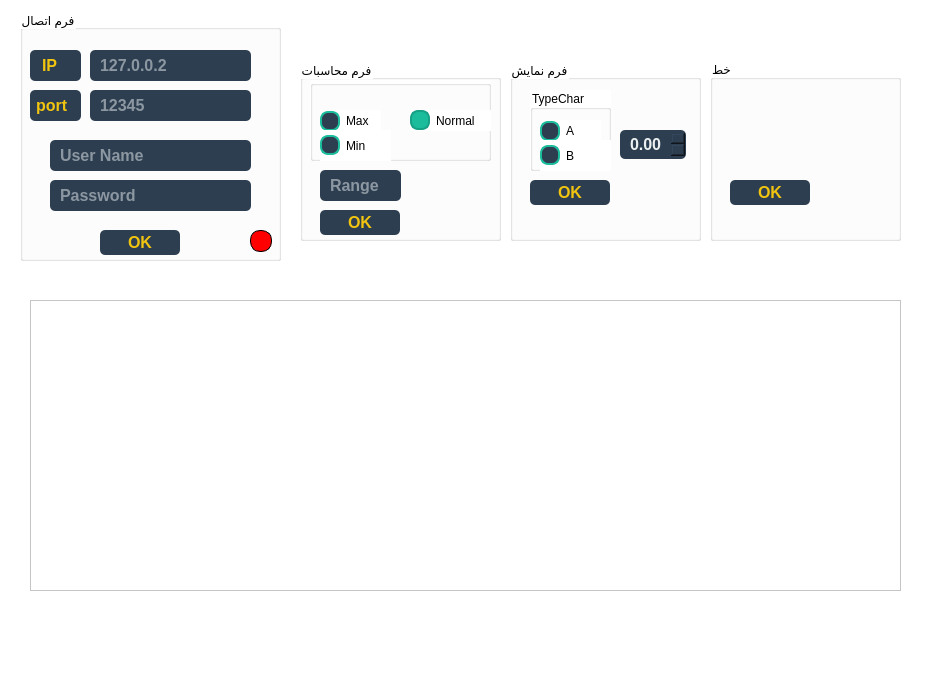
<?xml version="1.0" encoding="UTF-8"?>
<ui version="4.0">
 <class>MainWindow</class>
 <widget class="QMainWindow" name="MainWindow">
  <property name="geometry">
   <rect>
    <x>0</x>
    <y>0</y>
    <width>927</width>
    <height>677</height>
   </rect>
  </property>
  <property name="windowTitle">
   <string>MainWindow</string>
  </property>
  <property name="styleSheet">
   <string notr="true">background-color: rgb(255, 255, 255);</string>
  </property>
  <widget class="QWidget" name="centralwidget">
   <widget class="QGroupBox" name="Form1">
    <property name="geometry">
     <rect>
      <x>20</x>
      <y>10</y>
      <width>261</width>
      <height>251</height>
     </rect>
    </property>
    <property name="title">
     <string>فرم اتصال</string>
    </property>
    <widget class="QLineEdit" name="IP_inForm1">
     <property name="geometry">
      <rect>
       <x>70</x>
       <y>40</y>
       <width>161</width>
       <height>31</height>
      </rect>
     </property>
     <property name="styleSheet">
      <string notr="true">color: #ECF0F1;
font-size: 16px;
font-weight: bold;
background-color: #2C3E50;
padding: 4px 8px;
border-radius: 5px;
</string>
     </property>
     <property name="placeholderText">
      <string>127.0.0.2</string>
     </property>
    </widget>
    <widget class="QLabel" name="label">
     <property name="geometry">
      <rect>
       <x>10</x>
       <y>40</y>
       <width>51</width>
       <height>31</height>
      </rect>
     </property>
     <property name="styleSheet">
      <string notr="true">color: #F1C40F;
font-size: 16px;
font-weight: bold;
background-color: #2C3E50;
padding: 4px 8px;
border-radius: 5px;
</string>
     </property>
     <property name="text">
      <string>IP</string>
     </property>
    </widget>
    <widget class="QLineEdit" name="Port_inForm1">
     <property name="geometry">
      <rect>
       <x>70</x>
       <y>80</y>
       <width>161</width>
       <height>31</height>
      </rect>
     </property>
     <property name="styleSheet">
      <string notr="true">color: #ECF0F1;
font-size: 16px;
font-weight: bold;
background-color: #2C3E50;
padding: 4px 8px;
border-radius: 5px;
</string>
     </property>
     <property name="placeholderText">
      <string>12345</string>
     </property>
    </widget>
    <widget class="QLabel" name="label_2">
     <property name="geometry">
      <rect>
       <x>10</x>
       <y>80</y>
       <width>51</width>
       <height>31</height>
      </rect>
     </property>
     <property name="styleSheet">
      <string notr="true">color: #F1C40F;
font-size: 16px;
font-weight: bold;
background-color: #2C3E50;
padding: 2px 2px;
border-radius: 5px;
</string>
     </property>
     <property name="text">
      <string>port</string>
     </property>
    </widget>
    <widget class="QLineEdit" name="UserName_inform1">
     <property name="geometry">
      <rect>
       <x>30</x>
       <y>130</y>
       <width>201</width>
       <height>31</height>
      </rect>
     </property>
     <property name="styleSheet">
      <string notr="true">color: #ECF0F1;
font-size: 16px;
font-weight: bold;
background-color: #2C3E50;
padding: 4px 8px;
border-radius: 5px;
</string>
     </property>
     <property name="placeholderText">
      <string>User Name</string>
     </property>
    </widget>
    <widget class="QLineEdit" name="Passwor_inForm1">
     <property name="geometry">
      <rect>
       <x>30</x>
       <y>170</y>
       <width>201</width>
       <height>31</height>
      </rect>
     </property>
     <property name="styleSheet">
      <string notr="true">color: #ECF0F1;
font-size: 16px;
font-weight: bold;
background-color: #2C3E50;
padding: 4px 8px;
border-radius: 5px;
</string>
     </property>
     <property name="echoMode">
      <enum>QLineEdit::EchoMode::Password</enum>
     </property>
     <property name="placeholderText">
      <string>Password</string>
     </property>
    </widget>
    <widget class="QPushButton" name="BT_form1">
     <property name="geometry">
      <rect>
       <x>80</x>
       <y>220</y>
       <width>80</width>
       <height>25</height>
      </rect>
     </property>
     <property name="cursor">
      <cursorShape>ArrowCursor</cursorShape>
     </property>
     <property name="mouseTracking">
      <bool>true</bool>
     </property>
     <property name="focusPolicy">
      <enum>Qt::FocusPolicy::WheelFocus</enum>
     </property>
     <property name="styleSheet">
      <string notr="true">QPushButton {
color: #F1C40F;
font-size: 16px;
font-weight: bold;
background-color: #2C3E50;
padding: 4px 8px;
border-radius: 5px;
}

QPushButton:hover {
    background-color: #1ABC9C;
    color: black;
}

QPushButton:pressed {
    background-color: #16A085;
    border: 1px solid #16A085;
}
</string>
     </property>
     <property name="text">
      <string>OK</string>
     </property>
    </widget>
    <widget class="QLabel" name="statusIcon_form1">
     <property name="geometry">
      <rect>
       <x>230</x>
       <y>220</y>
       <width>22</width>
       <height>22</height>
      </rect>
     </property>
     <property name="styleSheet">
      <string notr="true">QLabel {
    background-color: red;
    border-radius: 10px;
    border: 1px solid black;
    min-width: 20px;
    min-height: 20px;
    max-width: 20px;
    max-height: 20px;
}
</string>
     </property>
     <property name="text">
      <string/>
     </property>
    </widget>
   </widget>
   <widget class="QGroupBox" name="Form_2">
    <property name="geometry">
     <rect>
      <x>300</x>
      <y>60</y>
      <width>201</width>
      <height>181</height>
     </rect>
    </property>
    <property name="title">
     <string>فرم محاسبات</string>
    </property>
    <property name="checkable">
     <bool>false</bool>
    </property>
    <widget class="QGroupBox" name="groupBox">
     <property name="geometry">
      <rect>
       <x>10</x>
       <y>20</y>
       <width>181</width>
       <height>81</height>
      </rect>
     </property>
     <property name="title">
      <string/>
     </property>
     <widget class="QRadioButton" name="RB_Max">
      <property name="geometry">
       <rect>
        <x>10</x>
        <y>30</y>
        <width>61</width>
        <height>22</height>
       </rect>
      </property>
      <property name="styleSheet">
       <string notr="true">QRadioButton {
    color: BLACK;
}
QRadioButton::indicator {
    width: 16px;
    height: 16px;
    border-radius: 8px;
    border: 2px solid #1ABC9C;    
    background-color: #2C3E50;
}

QRadioButton::indicator:checked {
    background-color: #1ABC9C; 
    border: 2px solid #16A085;
}

QRadioButton::indicator:unchecked:hover {
    border: 2px solid #F39C12;
}
</string>
      </property>
      <property name="text">
       <string>Max</string>
      </property>
     </widget>
     <widget class="QRadioButton" name="RB_min">
      <property name="geometry">
       <rect>
        <x>10</x>
        <y>50</y>
        <width>71</width>
        <height>31</height>
       </rect>
      </property>
      <property name="styleSheet">
       <string notr="true">QRadioButton {
    color: BLACK;
}
QRadioButton::indicator {
    width: 16px;
    height: 16px;
    border-radius: 8px;
    border: 2px solid #1ABC9C;    
    background-color: #2C3E50;
}

QRadioButton::indicator:checked {
    background-color: #1ABC9C; 
    border: 2px solid #16A085;
}

QRadioButton::indicator:unchecked:hover {
    border: 2px solid #F39C12;
}
</string>
      </property>
      <property name="text">
       <string>Min</string>
      </property>
     </widget>
     <widget class="QRadioButton" name="RB_normal">
      <property name="geometry">
       <rect>
        <x>100</x>
        <y>30</y>
        <width>81</width>
        <height>21</height>
       </rect>
      </property>
      <property name="styleSheet">
       <string notr="true">QRadioButton {
    color: BLACK;
}
QRadioButton::indicator {
    width: 16px;
    height: 16px;
    border-radius: 8px;
    border: 2px solid #1ABC9C;    
    background-color: #2C3E50;
}

QRadioButton::indicator:checked {
    background-color: #1ABC9C; 
    border: 2px solid #16A085;
}

QRadioButton::indicator:unchecked:hover {
    border: 2px solid #F39C12;
}
</string>
      </property>
      <property name="text">
       <string>Normal</string>
      </property>
      <property name="checked">
       <bool>true</bool>
      </property>
     </widget>
    </widget>
    <widget class="QLineEdit" name="Rang_form2">
     <property name="geometry">
      <rect>
       <x>20</x>
       <y>110</y>
       <width>81</width>
       <height>31</height>
      </rect>
     </property>
     <property name="styleSheet">
      <string notr="true">color: #ECF0F1;
font-size: 16px;
font-weight: bold;
background-color: #2C3E50;
padding: 4px 8px;
border-radius: 5px;
</string>
     </property>
     <property name="text">
      <string/>
     </property>
     <property name="placeholderText">
      <string>Range</string>
     </property>
    </widget>
    <widget class="QPushButton" name="BT_form2">
     <property name="geometry">
      <rect>
       <x>20</x>
       <y>150</y>
       <width>80</width>
       <height>25</height>
      </rect>
     </property>
     <property name="cursor">
      <cursorShape>ArrowCursor</cursorShape>
     </property>
     <property name="mouseTracking">
      <bool>true</bool>
     </property>
     <property name="focusPolicy">
      <enum>Qt::FocusPolicy::WheelFocus</enum>
     </property>
     <property name="styleSheet">
      <string notr="true">QPushButton {
color: #F1C40F;
font-size: 16px;
font-weight: bold;
background-color: #2C3E50;
padding: 4px 8px;
border-radius: 5px;
}

QPushButton:hover {
    background-color: #1ABC9C;
    color: black;
}

QPushButton:pressed {
    background-color: #16A085;
    border: 1px solid #16A085;
}
</string>
     </property>
     <property name="text">
      <string>OK</string>
     </property>
    </widget>
   </widget>
   <widget class="QGroupBox" name="Form_3">
    <property name="geometry">
     <rect>
      <x>510</x>
      <y>60</y>
      <width>191</width>
      <height>181</height>
     </rect>
    </property>
    <property name="title">
     <string>فرم نمایش</string>
    </property>
    <property name="checkable">
     <bool>false</bool>
    </property>
    <widget class="QGroupBox" name="groupBox_2">
     <property name="geometry">
      <rect>
       <x>20</x>
       <y>30</y>
       <width>81</width>
       <height>81</height>
      </rect>
     </property>
     <property name="title">
      <string>TypeChar</string>
     </property>
     <widget class="QRadioButton" name="radioButton_4">
      <property name="geometry">
       <rect>
        <x>10</x>
        <y>30</y>
        <width>61</width>
        <height>22</height>
       </rect>
      </property>
      <property name="styleSheet">
       <string notr="true">QRadioButton {
    color: BLACK;
}
QRadioButton::indicator {
    width: 16px;
    height: 16px;
    border-radius: 8px;
    border: 2px solid #1ABC9C;    
    background-color: #2C3E50;
}

QRadioButton::indicator:checked {
    background-color: #1ABC9C; 
    border: 2px solid #16A085;
}

QRadioButton::indicator:unchecked:hover {
    border: 2px solid #F39C12;
}
</string>
      </property>
      <property name="text">
       <string>A</string>
      </property>
     </widget>
     <widget class="QRadioButton" name="radioButton_5">
      <property name="geometry">
       <rect>
        <x>10</x>
        <y>50</y>
        <width>71</width>
        <height>31</height>
       </rect>
      </property>
      <property name="styleSheet">
       <string notr="true">QRadioButton {
    color: BLACK;
}
QRadioButton::indicator {
    width: 16px;
    height: 16px;
    border-radius: 8px;
    border: 2px solid #1ABC9C;    
    background-color: #2C3E50;
}

QRadioButton::indicator:checked {
    background-color: #1ABC9C; 
    border: 2px solid #16A085;
}

QRadioButton::indicator:unchecked:hover {
    border: 2px solid #F39C12;
}
</string>
      </property>
      <property name="text">
       <string>B</string>
      </property>
     </widget>
    </widget>
    <widget class="QPushButton" name="BT_form3">
     <property name="geometry">
      <rect>
       <x>20</x>
       <y>120</y>
       <width>80</width>
       <height>25</height>
      </rect>
     </property>
     <property name="cursor">
      <cursorShape>ArrowCursor</cursorShape>
     </property>
     <property name="mouseTracking">
      <bool>true</bool>
     </property>
     <property name="focusPolicy">
      <enum>Qt::FocusPolicy::WheelFocus</enum>
     </property>
     <property name="styleSheet">
      <string notr="true">QPushButton {
color: #F1C40F;
font-size: 16px;
font-weight: bold;
background-color: #2C3E50;
padding: 4px 8px;
border-radius: 5px;
}

QPushButton:hover {
    background-color: #1ABC9C;
    color: black;
}

QPushButton:pressed {
    background-color: #16A085;
    border: 1px solid #16A085;
}
</string>
     </property>
     <property name="text">
      <string>OK</string>
     </property>
    </widget>
    <widget class="QDoubleSpinBox" name="doubleSpinBox">
     <property name="geometry">
      <rect>
       <x>110</x>
       <y>70</y>
       <width>66</width>
       <height>29</height>
      </rect>
     </property>
     <property name="styleSheet">
      <string notr="true">color: #ECF0F1;
font-size: 16px;
font-weight: bold;
background-color: #2C3E50;
padding: 4px 8px;
border-radius: 5px;
</string>
     </property>
     <property name="locale">
      <locale language="English" country="UnitedStates"/>
     </property>
    </widget>
   </widget>
   <widget class="QGroupBox" name="Form_4">
    <property name="geometry">
     <rect>
      <x>710</x>
      <y>60</y>
      <width>191</width>
      <height>181</height>
     </rect>
    </property>
    <property name="title">
     <string>خط</string>
    </property>
    <property name="checkable">
     <bool>false</bool>
    </property>
    <widget class="QPushButton" name="pushButton_4">
     <property name="geometry">
      <rect>
       <x>20</x>
       <y>120</y>
       <width>80</width>
       <height>25</height>
      </rect>
     </property>
     <property name="cursor">
      <cursorShape>ArrowCursor</cursorShape>
     </property>
     <property name="mouseTracking">
      <bool>true</bool>
     </property>
     <property name="focusPolicy">
      <enum>Qt::FocusPolicy::WheelFocus</enum>
     </property>
     <property name="styleSheet">
      <string notr="true">QPushButton {
color: #F1C40F;
font-size: 16px;
font-weight: bold;
background-color: #2C3E50;
padding: 4px 8px;
border-radius: 5px;
}

QPushButton:hover {
    background-color: #1ABC9C;
    color: black;
}

QPushButton:pressed {
    background-color: #16A085;
    border: 1px solid #16A085;
}
</string>
     </property>
     <property name="text">
      <string>OK</string>
     </property>
    </widget>
   </widget>
   <widget class="QFrame" name="chartContainer">
    <property name="geometry">
     <rect>
      <x>30</x>
      <y>300</y>
      <width>871</width>
      <height>291</height>
     </rect>
    </property>
    <property name="frameShape">
     <enum>QFrame::Shape::StyledPanel</enum>
    </property>
    <property name="frameShadow">
     <enum>QFrame::Shadow::Raised</enum>
    </property>
   </widget>
  </widget>
  <widget class="QMenuBar" name="menubar">
   <property name="geometry">
    <rect>
     <x>0</x>
     <y>0</y>
     <width>927</width>
     <height>25</height>
    </rect>
   </property>
  </widget>
  <widget class="QStatusBar" name="statusbar"/>
 </widget>
 <resources/>
 <connections/>
</ui>
